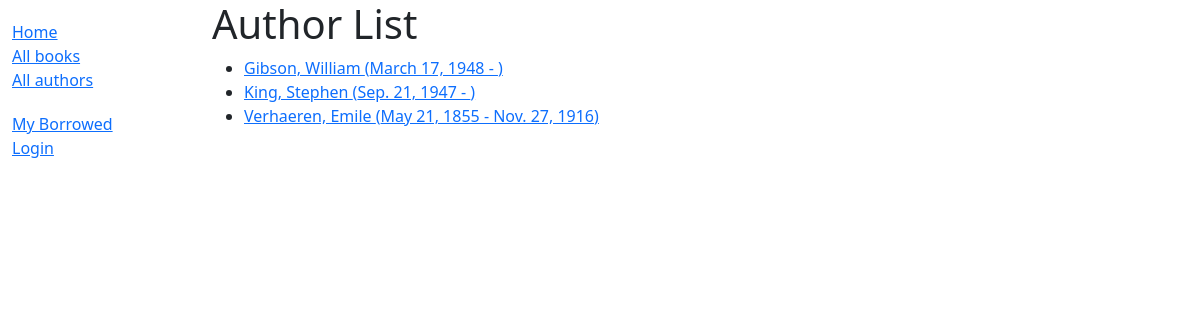
The app's page /catalog/authors/, older data.
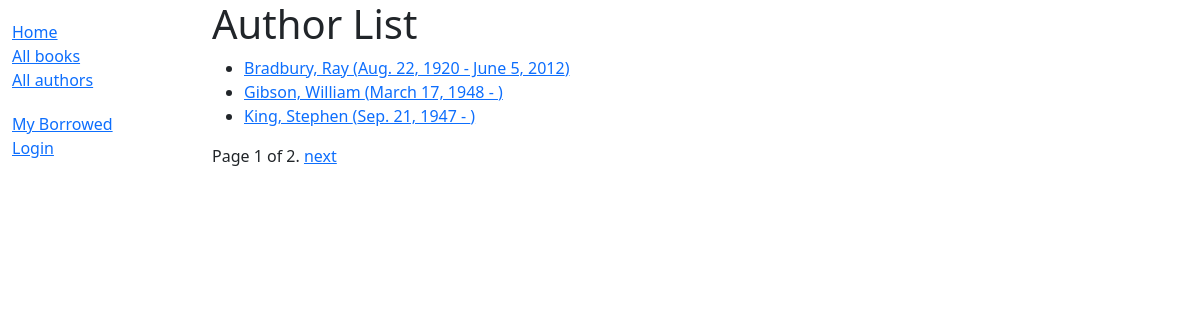
The same page, newer data.
### catalog/models.py (models this page shows)
class Author(models.Model):
    first_name = models.CharField(max_length=100)
    last_name = models.CharField(max_length=100)
    date_of_birth = models.DateField(null=True, blank=True)
    date_of_death = models.DateField('died', null=True, blank=True)
    class Meta:
        ordering = ['last_name', 'first_name']
    def get_absolute_url(self):
        return reverse('author-detail', args=[str(self.id)])
    def __str__(self):
        return f'{self.last_name}, {self.first_name}'
    def display_date(self):
        dt_of_birth = self.date_of_birth
        dt_of_death = self.date_of_death
        if dt_of_birth:
            dt = date.fromisoformat(dt_of_birth.isoformat())
            if len(calendar.month_name[dt.month]) <= 5:
                dt_of_birth = dt.strftime('%B %-d, %Y')
            else:
                dt_of_birth = dt.strftime('%b. %-d, %Y')
        else:
            dt_of_birth = ''
        if dt_of_death:
            dt = date.fromisoformat(dt_of_death.isoformat())
            if len(calendar.month_name[dt.month]) <= 5:
                dt_of_death = dt.strftime('%B %-d, %Y')
            else:
                dt_of_death = dt.strftime('%b. %-d, %Y')
        else:
            dt_of_death = ''
        return f'{dt_of_birth} - {dt_of_death}'

### catalog/views.py (the view)
# urls.py: path('authors/', views.AuthorListView.as_view(), name='authors'),
class AuthorListView(generic.ListView):
    model = Author
    context_object_name = 'author_list'
    template_name = 'catalog/author_list.html'
    paginate_by = 3

### catalog/templates/catalog/author_list.html
{% extends "base_generic.html" %}
{% block content %}
  <h1>Author List</h1>
  {% if author_list %}
    <ul>
      {% for author in author_list %}
      <li>
        <a href="{{ author.get_absolute_url }}">{{ author }} ({{ author.display_date }})</a>
      </li>
      {% endfor %}
    </ul>
  {% else %}
    <p>There are no authors</p>
  {% endif %}
{% endblock %}

Row changes from the older to the newer data that the page shows:
no longer on this page (row unchanged): Author: last_name+first_name "Verhaeren, Emile", display_date "May 21, 1855 - Nov. 27, 1916"
added Author: last_name+first_name "Bradbury, Ray", display_date "Aug. 22, 1920 - June 5, 2012"
Text that changed along with them:
{{ page_obj.number }}: (not shown) → "1"
{{ page_obj.paginator.num_pages }}: (not shown) → "2"
text now shown: "Page of . next"
